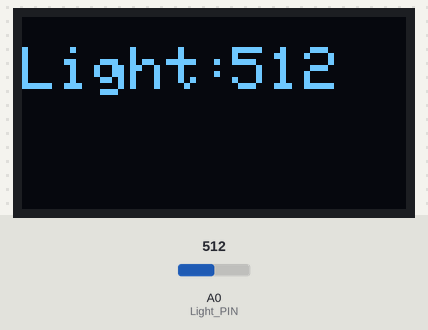
Bench run of a sketch on a simulated Arduino Uno, built with avr-gcc and run on an emulated ATmega328P. On the bench: 128×64 one-colour display. The test bench sets the inputs (shaded band); at power-on: A0 (Light_PIN) = 512. What the sketch prints to the serial monitor is not drawn.

Above: at 1.2 s.
1.3 s: A0 (Light_PIN) set to 716
At 2.5 s:
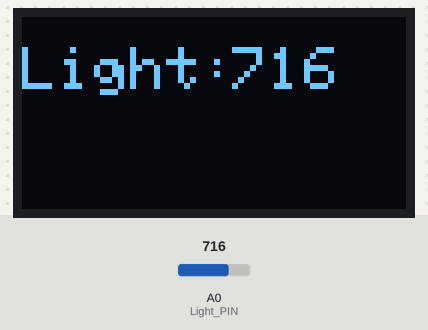
2.8 s: A0 (Light_PIN) set to 900
At 3.9 s:
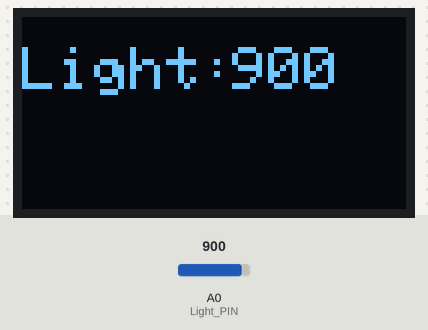
4.3 s: A0 (Light_PIN) set to 1023
At 5.1 s:
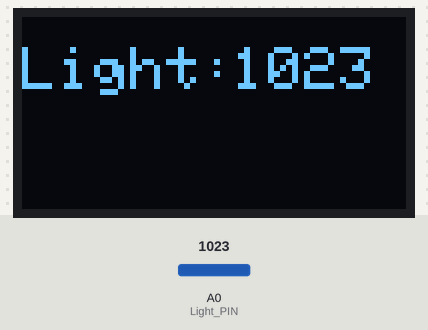
Timing chart, 0 to 7.3 s (numbered marks = the images above; inputs shaded):
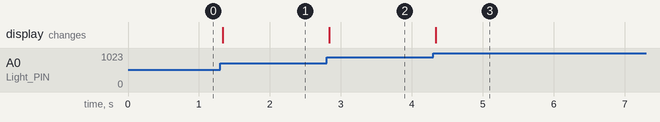

The sketch:

oled_digi.ino
```cpp
#include<Wire.h>
#include<SPI.h>
#include<Adafruit_GFX.h>
#include<Adafruit_SSD1306.h>

#define OLED_MOSI 11
#define OLED_CLK 12
#define OLED_DC 9
#define OLED_CS 8
#define OLED_RESET 10
#define Light_PIN A0
Adafruit_SSD1306 display(OLED_MOSI,OLED_CLK,OLED_DC,OLED_RESET,OLED_CS);

void splash(){
  int light = analogRead(Light_PIN);
  Serial.println(light);
  display.clearDisplay();
  display.setTextColor(WHITE);
  display.setTextSize(2);
  display.setCursor(0,10);
  display.print("Light:");
  display.setTextSize(2);
  display.setCursor(70,10);
  display.print(light);
  display.display();
}

void setup() {
  // put your setup code here, to run once:
  Serial.begin(9600);
  pinMode(Light_PIN,INPUT);
  display.begin(SSD1306_SWITCHCAPVCC, 0x3D);
  display.clearDisplay();
  display.setTextWrap(false);


}

void loop() {
  // put your main code here, to run repeatedly:
  splash();

  delay(10);
}
```

Measured:
- after the input at 1.3 s, the display: changes at once (image 1)
- after the input at 2.8 s, the display: changes at once (image 2)
- after the input at 4.3 s, the display: changes at once (image 3)
